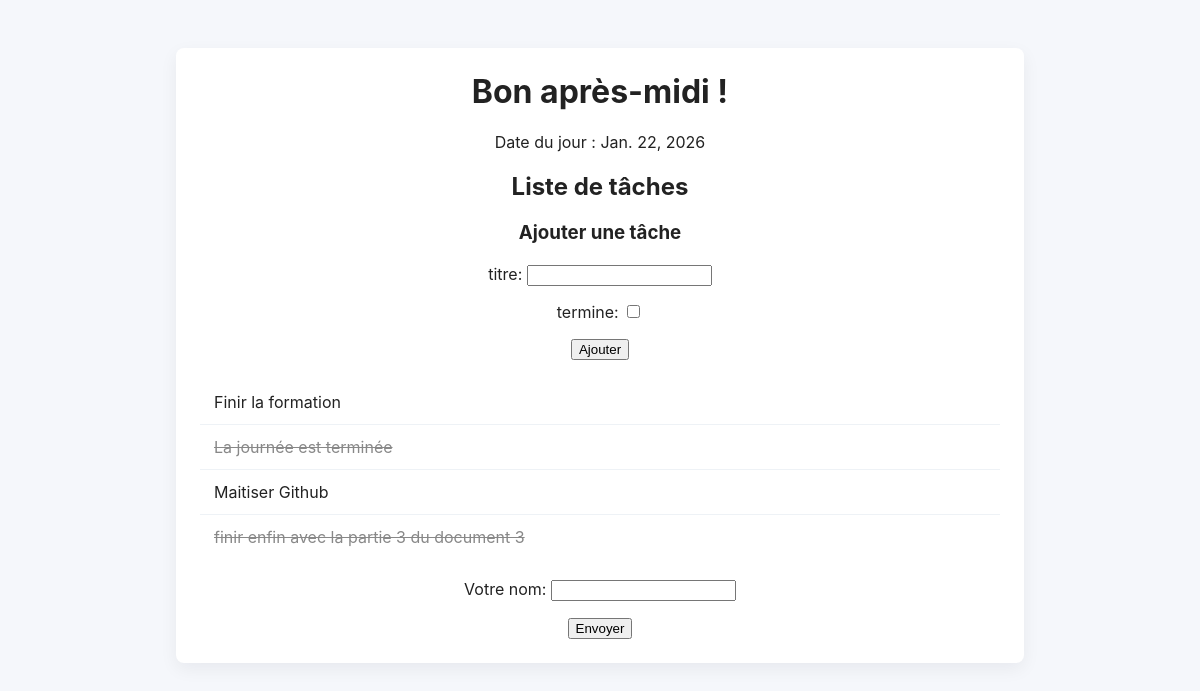
Before: / with the older database file.
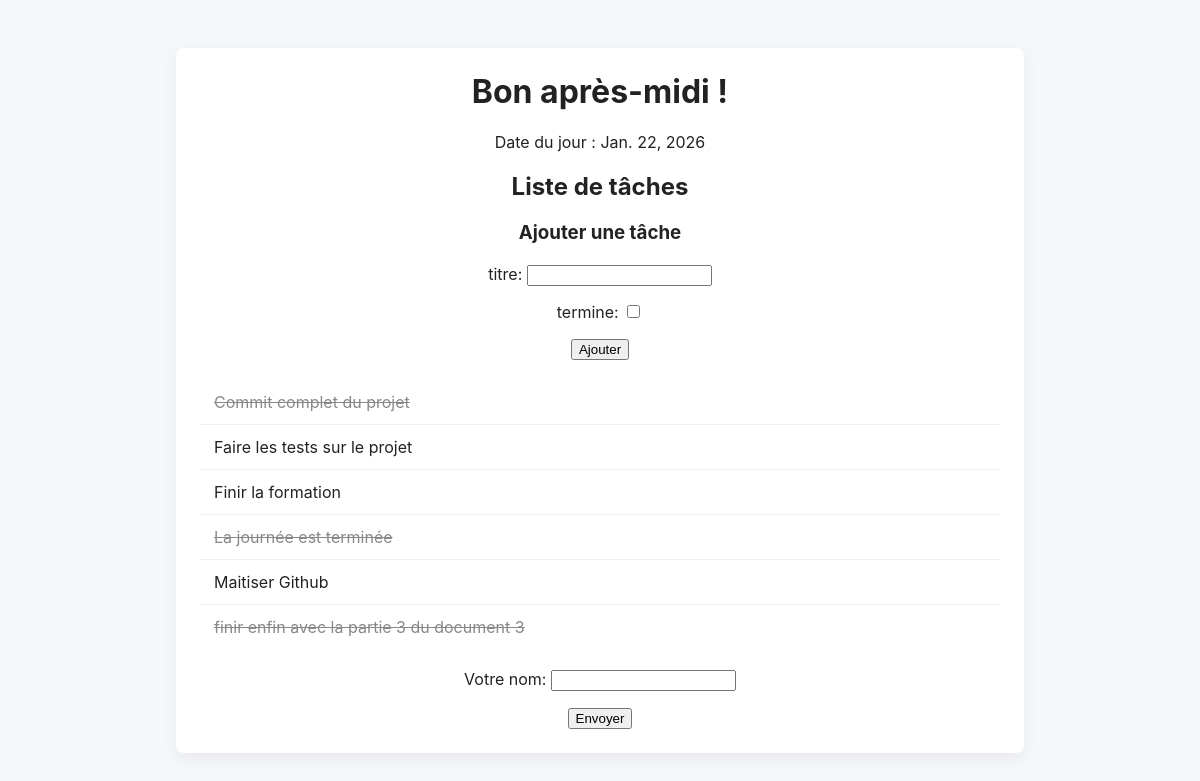
After: the same page with the newer database file.
### accueil/models.py (models this page shows, shortened)
class Tache(models.Model):
    title = models.CharField(max_length=200)
    done = models.BooleanField(default=False)
    class Meta:
        verbose_name = "Tâche"
        verbose_name_plural = "Tâches"

### accueil/views.py (the view)
# urls.py: path('', liste_taches, name='liste'),
def liste_taches(request):
    tache_form = TacheForm()
    nom_form = NomForm()
    nom = request.session.get('nom')
    if nom:
        message = f"Bonjour, {nom} !"
    else:
        current_hour = datetime.now().hour
        if current_hour < 12:
            message = "Bon matin !"
        else:
            message = "Bon après-midi !"
    try:
        tasks = Tache.objects.order_by('title')
    except Exception:
        tasks = []
    contexte = {
        'message': message,
        'date_du_jour': date.today(),
        'form': nom_form,
        'tache_form': tache_form,
        'tasks': tasks,
    }
    return render(request, 'accueil/index.html', contexte)

### accueil/forms.py
class NomForm(forms.Form):
    nom = forms.CharField(label="Votre nom", max_length=100)

class TacheForm(ModelForm):
    class Meta:
        model = Tache
        fields = ["title", "done"]
        labels = {
            "title": "titre",
            "done": "termine",
        }

### accueil/templates/accueil/index.html (shortened to what this page needs)
<!DOCTYPE html>
{% load static %}
<html>
<head>
    <link rel="stylesheet" href="{% static 'accueil/style.css' %}">
</head>
<body>
    <div class="container">
        <h1>{{ message }}</h1>
        <p>Date du jour : {{ date_du_jour }}</p>
        <h2>Liste de tâches</h2>
        <h3>Ajouter une tâche</h3>
        <form method="post" action="{% url 'accueil:ajouter_tache' %}" class="form-actions">
            {{ tache_form.as_p }}
            <button type="submit">Ajouter</button>
        </form>
        <ul class="task-list">
            {% for task in tasks %}
                <li>
                    {% if task.done %}
                        <s>{{ task.title }}</s>
                    {% else %}
                        {{ task.title }}
                    {% endif %}
                </li>
            {% empty %}
                <li>Aucune tâche.</li>
            {% endfor %}
        </ul>
        <form method="post" action="{% url 'accueil:saluer' %}" class="form-actions">
            {{ form.as_p }}
            <button type="submit">Envoyer</button>
        </form>
    </div>
</body>
</html>

### accueil/static/accueil/style.css (style rules this page uses)
html, body { height: 100%; margin: 0; font-family: -apple-system, BlinkMacSystemFont, "Segoe UI", Roboto, "Helvetica Neue", Arial, sans-serif; background: #f5f7fb; color: #222; }
.container { max-width: 800px; margin: 48px auto; padding: 24px; background: #ffffff; border-radius: 8px; box-shadow: 0 6px 18px rgba(17, 24, 39, 0.06); text-align: center; }
h1 { margin-top: 0; }
ul.task-list { list-style: none; padding: 0; margin: 20px 0; text-align: left; }
ul.task-list li { padding: 12px 14px; border-bottom: 1px solid #eef2f6; display: flex; align-items: center; gap: 12px; }
ul.task-list li:last-child { border-bottom: none; }
ul.task-list li s { color: #888; }
.form-actions { margin-top: 20px; }

Changed rows visible on the page:
added Tache: title "Commit complet du projet"
added Tache: title "Faire les tests sur le projet"
